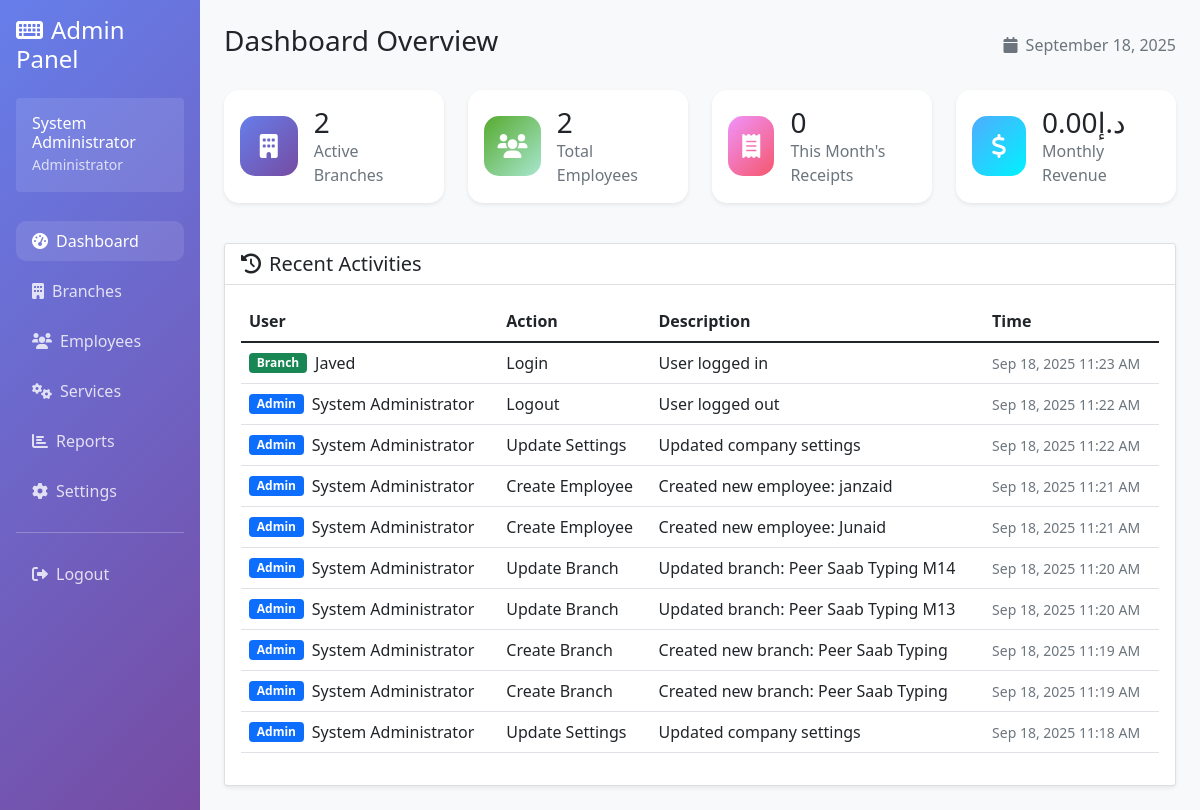
/admin/dashboard.php (signed in), run on an earlier commit of the app's database.
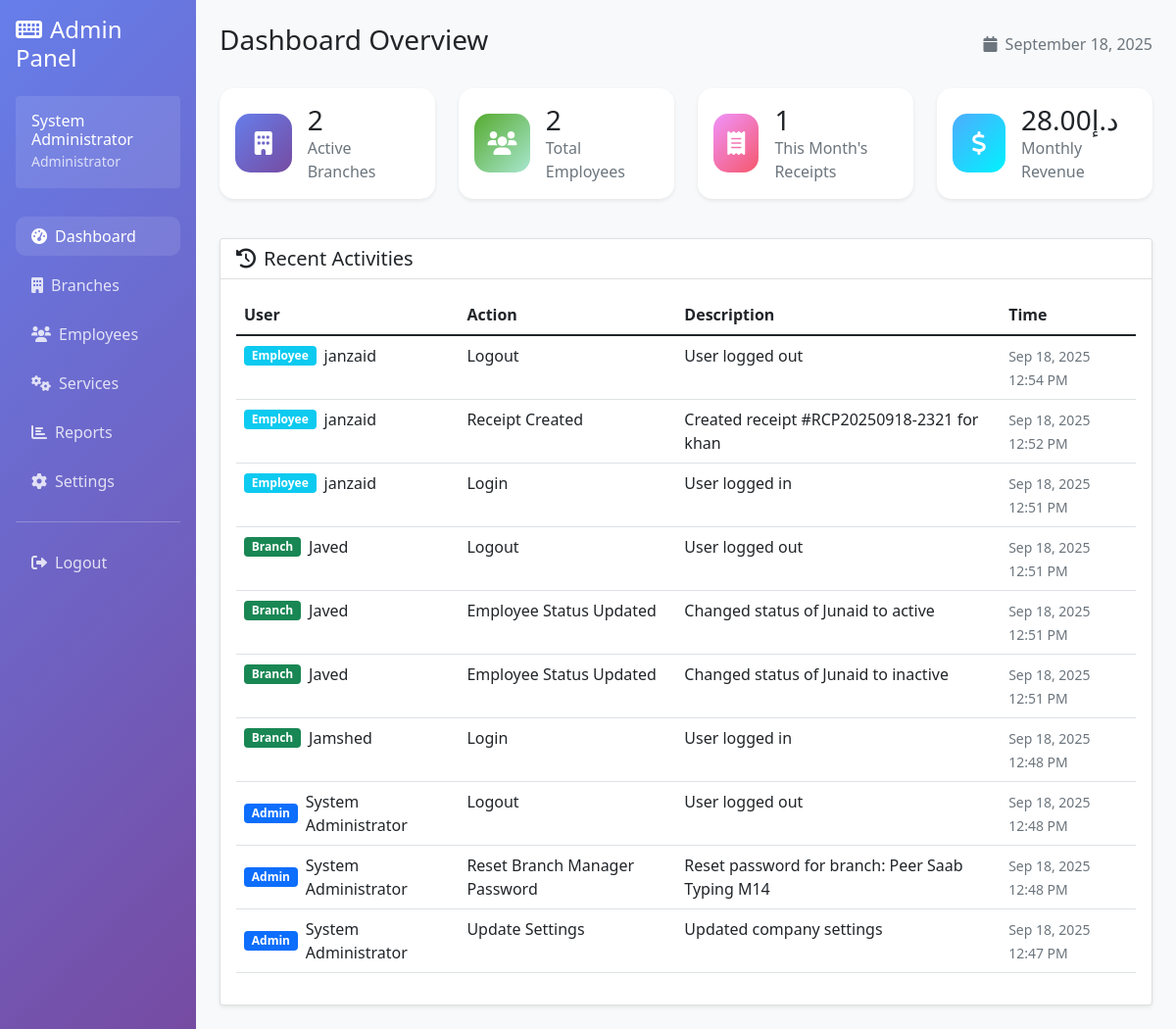
And on a later commit of the database.
### tables this page shows
CREATE TABLE settings (
            id INTEGER PRIMARY KEY AUTOINCREMENT,
            setting_key VARCHAR(100) UNIQUE NOT NULL,
            setting_value TEXT,
            updated_at DATETIME DEFAULT CURRENT_TIMESTAMP
        );

CREATE TABLE activity_logs (
            id INTEGER PRIMARY KEY AUTOINCREMENT,
            user_type TEXT NOT NULL CHECK (user_type IN ('admin', 'branch', 'employee')),
            user_id INTEGER NOT NULL,
            action VARCHAR(100) NOT NULL,
            description TEXT,
            ip_address VARCHAR(45),
            created_at DATETIME DEFAULT CURRENT_TIMESTAMP
        );

### includes/currency_helper.php (called while the page is built)
<?php
function getCurrencySymbol($currency_code = 'USD') {
    $symbols = [
        'USD' => '$',
        'AED' => 'د.إ',
        'PKR' => '₨',
        'INR' => '₹',
        'EUR' => '€'
    ];
    return $symbols[$currency_code] ?? '$';
}
function formatCurrency($amount, $currency_code = 'USD') {
    $symbol = getCurrencySymbol($currency_code);
    return $symbol . number_format($amount, 2);
}
function getCurrentCurrency($db) {
    try {
        $stmt = $db->query("SELECT setting_value FROM settings WHERE setting_key = 'currency' LIMIT 1");
        $currency_result = $stmt->fetch(PDO::FETCH_ASSOC);
        return $currency_result ? $currency_result['setting_value'] : 'USD';
    } catch (Exception $e) {
        return 'USD';
    }
}
?>

### admin/dashboard.php (the view, shortened to what the changed rows need)
<?php
require_once '../includes/currency_helper.php';
$database = new Database();
$db = $database->getConnection();
$stats = [];
$stmt = $db->query("SELECT COUNT(*) as count FROM branches WHERE status = 'active'");
$stats['branches'] = $stmt->fetch(PDO::FETCH_ASSOC)['count'];
$stmt = $db->query("SELECT COUNT(*) as count FROM employees WHERE status = 'active'");
$stats['employees'] = $stmt->fetch(PDO::FETCH_ASSOC)['count'];
$stmt = $db->query("SELECT COUNT(*) as count, COALESCE(SUM(total_amount), 0) as total FROM receipts WHERE strftime('%Y-%m', created_at) = strftime('%Y-%m', 'now')");
$monthly_data = $stmt->fetch(PDO::FETCH_ASSOC);
$stats['monthly_receipts'] = $monthly_data['count'];
$stats['monthly_revenue'] = $monthly_data['total'];
$current_currency = getCurrentCurrency($db);
$stmt = $db->prepare("SELECT al.*,
    CASE
        WHEN al.user_type = 'admin' THEN a.full_name
        WHEN al.user_type = 'branch' THEN b.manager_full_name
        WHEN al.user_type = 'employee' THEN e.full_name
    END as user_name
    FROM activity_logs al
    LEFT JOIN admin a ON al.user_type = 'admin' AND al.user_id = a.id
    LEFT JOIN branches b ON al.user_type = 'branch' AND al.user_id = b.id
    LEFT JOIN employees e ON al.user_type = 'employee' AND al.user_id = e.id
    ORDER BY al.created_at DESC LIMIT 10");
$stmt->execute();
$recent_activities = $stmt->fetchAll(PDO::FETCH_ASSOC);
?>
<!DOCTYPE html>
<html lang="en">
<head>
    <link href="https://cdn.jsdelivr.net/npm/bootstrap@5.1.3/dist/css/bootstrap.min.css" rel="stylesheet">
    <link href="https://cdnjs.cloudflare.com/ajax/libs/font-awesome/6.0.0/css/all.min.css" rel="stylesheet">
</head>
<body>
    <div class="container-fluid">
        <div class="row">
            <div class="col-md-9 col-lg-10 p-4">
                <div class="d-flex justify-content-between align-items-center mb-4">
                    <h1 class="h3">Dashboard Overview</h1>
                </div>
                <div class="row mb-4">
                    <div class="col-md-3 mb-3">
                        <div class="card stat-card shadow-sm">
                            <div class="card-body d-flex align-items-center">
                                <div>
                                    <h3 class="mb-0"><?= $stats['monthly_receipts'] ?></h3>
                                    <p class="text-muted mb-0">This Month's Receipts</p>
                                </div>
                            </div>
                        </div>
                    </div>
                    <div class="col-md-3 mb-3">
                        <div class="card stat-card shadow-sm">
                            <div class="card-body d-flex align-items-center">
                                <div>
                                    <h3 class="mb-0"><?= formatCurrency($stats['monthly_revenue'], $current_currency) ?></h3>
                                    <p class="text-muted mb-0">Monthly Revenue</p>
                                </div>
                            </div>
                        </div>
                    </div>
                </div>
                <div class="row">
                    <div class="col-12">
                        <div class="card shadow-sm">
                            <div class="card-body">
                                <?php if (empty($recent_activities)): ?>
                                    <div class="text-center text-muted py-4">
                                        <i class="fas fa-inbox fa-3x mb-3"></i>
                                        <p>No recent activities found</p>
                                    </div>
                                <?php else: ?>
                                    <div class="table-responsive">
                                        <table class="table table-hover">
                                            <thead>
                                                <tr>
                                                    <th>User</th>
                                                    <th>Action</th>
                                                    <th>Description</th>
                                                    <th>Time</th>
                                                </tr>
                                            </thead>
                                            <tbody>
                                                <?php foreach ($recent_activities as $activity): ?>
                                                    <tr>
                                                        <td>
                                                            <div class="d-flex align-items-center">
                                                                <span class="badge bg-<?=
                                                                    $activity['user_type'] === 'admin' ? 'primary' :
                                                                    ($activity['user_type'] === 'branch' ? 'success' : 'info')
                                                                ?> me-2">
                                                                    <?= ucfirst($activity['user_type']) ?>
                                                                </span>
                                                                <?= htmlspecialchars($activity['user_name'] ?? 'Unknown') ?>
                                                            </div>
                                                        </td>
                                                        <td><?= htmlspecialchars($activity['action']) ?></td>
                                                        <td><?= htmlspecialchars($activity['description']) ?></td>
                                                        <td>
                                                            <small class="text-muted">
                                                                <?= date('M j, Y g:i A', strtotime($activity['created_at'])) ?>
                                                            </small>
                                                        </td>
                                                    </tr>
                                                <?php endforeach; ?>
                                            </tbody>
                                        </table>
                                    </div>
                                <?php endif; ?>
                            </div>
                        </div>
                    </div>
                </div>
            </div>
        </div>
    </div>
</body>
</html>

What changed in the data, as far as the page shows it:
removed settings: setting_value "د.إ0.00"
no longer on this page (row unchanged): activity_logs: user_type "Branch", user_name "Javed", action "Login", description "User logged in", created_at "Sep 18, 2025 11:23 AM"
no longer on this page (row unchanged): activity_logs: user_type "Admin", user_name "System Administrator", action "Logout", description "User logged out", created_at "Sep 18, 2025 11:22 AM"
no longer on this page (row unchanged): activity_logs: user_type "Admin", user_name "System Administrator", action "Update Settings", description "Updated company settings", created_at "Sep 18, 2025 11:22 AM"
no longer on this page (row unchanged): activity_logs: user_type "Admin", user_name "System Administrator", action "Create Employee", description "Created new employee: janzaid", created_at "Sep 18, 2025 11:21 AM"
no longer on this page (row unchanged): activity_logs: user_type "Admin", user_name "System Administrator", action "Create Employee", description "Created new employee: Junaid", created_at "Sep 18, 2025 11:21 AM"
no longer on this page (row unchanged): activity_logs: user_type "Admin", user_name "System Administrator", action "Update Branch", description "Updated branch: Peer Saab Typing M14", created_at "Sep 18, 2025 11:20 AM"
no longer on this page (row unchanged): activity_logs: user_type "Admin", user_name "System Administrator", action "Update Branch", description "Updated branch: Peer Saab Typing M13", created_at "Sep 18, 2025 11:20 AM"
no longer on this page (row unchanged): activity_logs: user_type "Admin", user_name "System Administrator", action "Create Branch", description "Created new branch: Peer Saab Typing", created_at "Sep 18, 2025 11:19 AM"
no longer on this page (row unchanged): activity_logs: user_type "Admin", user_name "System Administrator", action "Create Branch", description "Created new branch: Peer Saab Typing", created_at "Sep 18, 2025 11:19 AM"
no longer on this page (row unchanged): activity_logs: user_type "Admin", user_name "System Administrator", action "Update Settings", description "Updated company settings", created_at "Sep 18, 2025 11:18 AM"
added settings: setting_value "د.إ28.00"
added activity_logs: user_type "Employee", user_name "janzaid", action "Logout", description "User logged out", created_at "Sep 18, 2025 12:54 PM"
added activity_logs: user_type "Employee", user_name "janzaid", action "Receipt Created", description "Created receipt #RCP20250918-2321 for khan", created_at "Sep 18, 2025 12:52 PM"
added activity_logs: user_type "Employee", user_name "janzaid", action "Login", description "User logged in", created_at "Sep 18, 2025 12:51 PM"
added activity_logs: user_type "Branch", user_name "Javed", action "Logout", description "User logged out", created_at "Sep 18, 2025 12:51 PM"
added activity_logs: user_type "Branch", user_name "Javed", action "Employee Status Updated", description "Changed status of Junaid to active", created_at "Sep 18, 2025 12:51 PM"
added activity_logs: user_type "Branch", user_name "Javed", action "Employee Status Updated", description "Changed status of Junaid to inactive", created_at "Sep 18, 2025 12:51 PM"
added activity_logs: user_type "Branch", user_name "Jamshed", action "Login", description "User logged in", created_at "Sep 18, 2025 12:48 PM"
added activity_logs: user_type "Admin", user_name "System Administrator", action "Logout", description "User logged out", created_at "Sep 18, 2025 12:48 PM"
added activity_logs: user_type "Admin", user_name "System Administrator", action "Reset Branch Manager Password", description "Reset password for branch: Peer Saab Typing M14", created_at "Sep 18, 2025 12:48 PM"
added activity_logs: user_type "Admin", user_name "System Administrator", action "Update Settings", description "Updated company settings", created_at "Sep 18, 2025 12:47 PM"
Also different on the page:
$stats['monthly_receipts']: "0" → "1"
